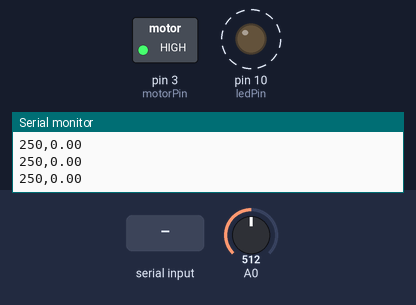
Bench run of a sketch on a simulated Arduino Uno, built with avr-gcc and run on an emulated ATmega328P. Shown: switched loads named in the sketch (green lamp = pin HIGH), output pins drawn as LEDs (lit = HIGH), the last lines printed to the serial monitor. Dashed ring = blinking. Inputs (shaded band) come from the test bench; at power-on: A0 = 512.

Above: at 1.3 s.
1.4 s: A0 set to 306
4.4 s: A0 set to 212
At 5.9 s:
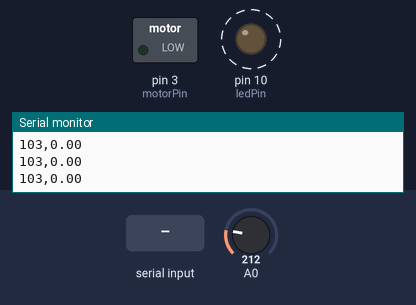
6.7 s: A0 set to 197
9.7 s: "90,45\n" received over Serial
At 11.9 s:
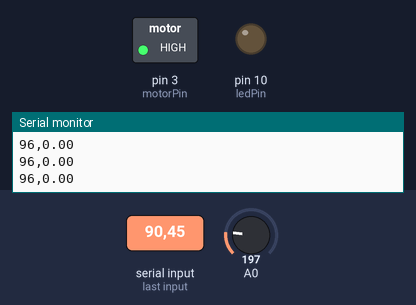
12.2 s: "30,150\n" received over Serial
At 12.9 s:
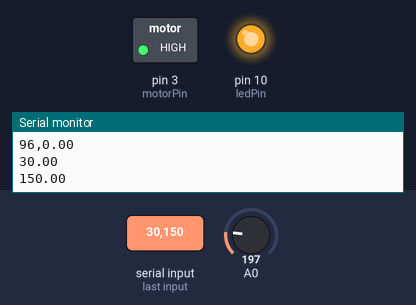
Timing chart, 0 to 15.8 s (numbered marks = the images above; inputs shaded):
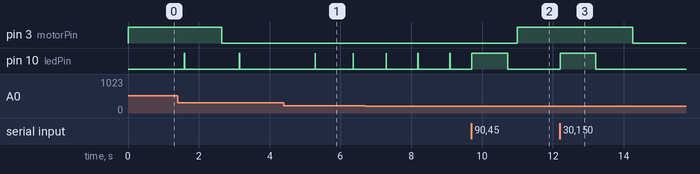

Measured:
- after the input at 4.4 s, pin 10 (ledPin): alternates HIGH for 0.01 s and LOW for 1.1 s, starting after 0.89 s
- after the input at 9.7 s, pin 3 (motorPin): LOW → HIGH after 1.3 s instead of 0.37 s
- after the input at 12.2 s, pin 3 (motorPin): HIGH → LOW after 2.1 s instead of 1.1 s; pin 10 (ledPin): LOW → HIGH at once, → LOW 1.0 s later
- by itself, pin 10 (ledPin): alternates HIGH for 0.01 s and LOW for 1.5 s

The sketch:

slomoDutyLight.ino
```cpp
/*

*/

// the setup function runs once when you press reset or power the board
const int ledPin = 10;
const int motorPin = 3;
const int numPins = 2;
const int pins[] = {ledPin, motorPin};

int motorDutyLength = 1000;
double motorDutyRatio = 0.25;
int motorCount = 0;

int ledDutyLength = 4000;
double ledDutyRatio = 0.005;
int ledCount = 0;


int delayInterval = 10;

void setup() {
  // initialize digital pin LED_BUILTIN as an output.
  for (int i = 0; i < numPins; i++) {
    pinMode(pins[i], OUTPUT);
  }
  digitalWrite(motorPin, HIGH);
  delay(100);
  analogWrite(motorPin, 80);

  Serial.begin(9600);
}


// the loop function runs over and over again forever
void loop() {

  // check if data has been sent from the computer:
  if (Serial.available()) {
    ledDutyRatio = Serial.parseFloat();
    Serial.println(ledDutyRatio);
  } else {
    float val = analogRead(0) / 1024.0;
    if (val != ledDutyLength) {
      //ledDutyRatio = val;
//      Serial.print(ledDutyLength * ledDutyRatio);
//      Serial.print(",");
//      Serial.println(ledDutyRatio);

      ledDutyLength = val * 500;
      Serial.print(ledDutyLength);
      Serial.print(",");
      Serial.println(ledDutyRatio);
    }
  }
  if (motorCount < motorDutyLength * motorDutyRatio) {
    digitalWrite(motorPin, HIGH);   // turn the LED on (HIGH is the voltage level)
  } else {
    digitalWrite(motorPin, LOW);   // turn the LED on (HIGH is the voltage level)

  }

  if (ledCount < ledDutyLength * ledDutyRatio) {
    digitalWrite(ledPin, HIGH);   // turn the LED on (HIGH is the voltage level)
  } else {
    digitalWrite(ledPin, LOW);   // turn the LED on (HIGH is the voltage level)

  }


  //delayMicroseconds(dlength*(1-dduty));                       // wait for a second

  motorCount = ++motorCount % motorDutyLength;
  ledCount = ++ledCount % ledDutyLength;
  delayMicroseconds(delayInterval);                       // wait for a second

}
//
//// the loop function runs over and over again forever
//void loop() {
//
//    // check if data has been sent from the computer:
//  if (Serial.available()) {
//    dutyRatio = Serial.parseFloat();
//    Serial.println(dutyRatio);
//  }else{
//    float val = analogRead(0) / 1024.0;
//    if(val != dutyRatio){
//      dutyRatio = val;
//       Serial.println(dutyRatio);
//    }
//  }
//
//  digitalWrite(motorPin, HIGH);   // turn the LED on (HIGH is the voltage level)
//  //delayMicroseconds(dlength*dduty);                       // wait for a second
//  delay(dutyTime * dutyRatio);                       // wait for a second
//
//  digitalWrite(motorPin, LOW);   // turn the LED on (HIGH is the voltage level)
//
//  //delayMicroseconds(dlength*(1-dduty));                       // wait for a second
//  delay(dutyTime * (1- dutyRatio));                       // wait for a second
//
//}
```
